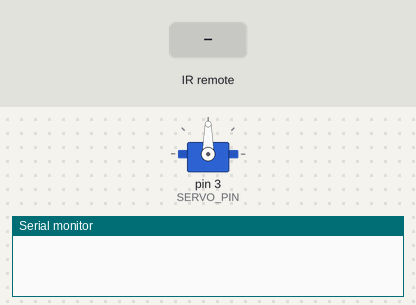
The sketch below on a simulated Arduino Uno, built with avr-gcc and run on an emulated ATmega328P. Parts: servo, the last lines printed to the serial monitor. Inputs (shaded band) come from the test bench.

Above: at 1.2 s.
1.3 s: infrared code 0xFF00FF received
At 1.9 s:
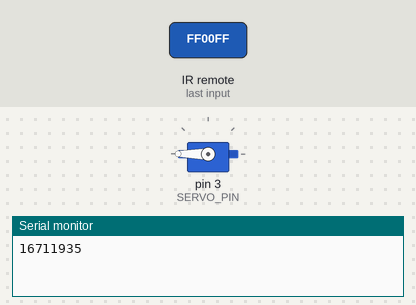
2.8 s: infrared code 0xFFF00F received
At 3.1 s:
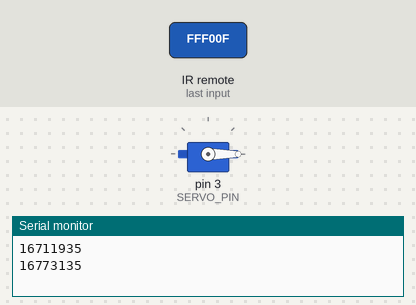
4.3 s: infrared code 0xFFD02F received
At 5.4 s:
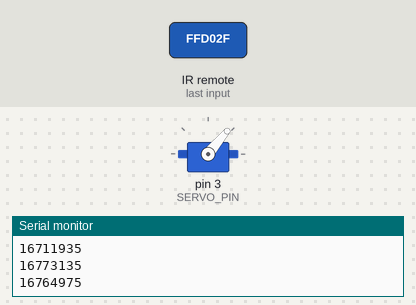
Timing chart, 0 to 7.3 s (numbered marks = the images above; inputs shaded):
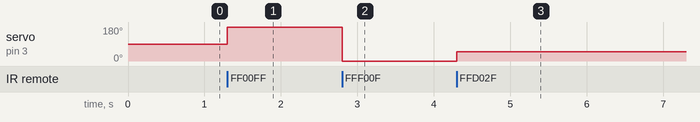

The sketch:

Assignment_2.ino
```cpp
// (licence header left out)
#include <IRremote.h> // include IR remote library
#include <Servo.h>    // include Servo control library


Servo myservo; // declare servo

int RECV_PIN = 11; //IR receiver should be attached to Pin11
int SERVO_PIN = 3; //Servo to be attached to Pin3

IRrecv irrecv(RECV_PIN);  //setup IRreceiver only Pin11 works.
decode_results results;   //devoder for received IR signal.

void setup()
{
  Serial.begin(9600);
  irrecv.enableIRIn(); // Start the receiver

  myservo.attach(SERVO_PIN); // attach serto to SERVO_PIN

}

void loop() {

  if (irrecv.decode(&results)) { // decode IR signal
    int angle = results.value;   // received value
    Serial.println(results.value, DEC);

    if (results.value == 16711935) // power button
   {
     myservo.write(180);
   }
  else if (results.value == 16773135) // VOL -
  {
    myservo.write(-90);
  }
  else if (results.value == 16764975) // VOL +
  {
    myservo.write(50);
  }

    irrecv.resume(); // Receive the next value
  }

}
```

Measured:
- after the input at 1.3 s, servo on pin 3 (SERVO_PIN): 90° → 180° at once
- after the input at 2.8 s, servo on pin 3 (SERVO_PIN): 180° → 0° at once
- after the input at 4.3 s, servo on pin 3 (SERVO_PIN): 0° → 50° at once
